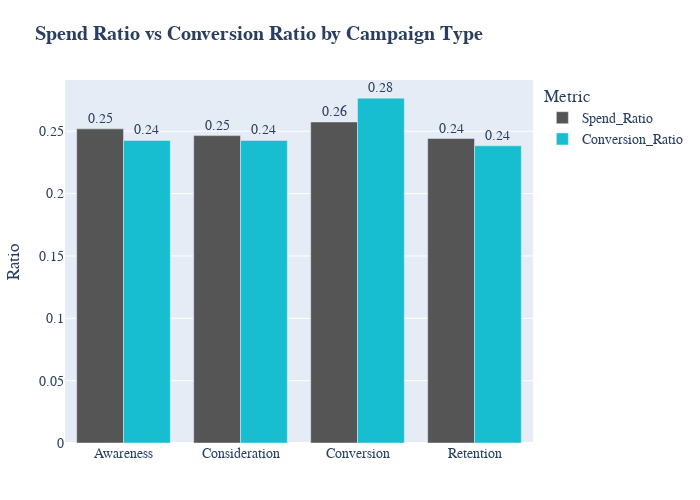

The notebook cell saved with this chart:
### Code cell
# Visualize the ratios in a bar chart
fig = px.bar(plot_df, x='campaigntype', y = 'Ratio', color = 'Metric', barmode = 'group',
             text = 'Ratio',
             title='<b>Spend Ratio vs Conversion Ratio by Campaign Type</b>',
            color_discrete_sequence=["#555555", "#17becf"])

fig.update_traces(texttemplate='%{text:.2f}', textposition='outside')
fig.update_layout(xaxis_title='', height=500, width = 700, font=dict(size=14, family="Arial"),
                  margin=dict(t=80, l=50, r=50, b=50))
 
pio.show(fig, filename='spend_ratio_conversion_ratio.html')

### Figure 1 — Plotly figure (JSON) as saved in the notebook; plotly's stock layout.template omitted (floating-point values rounded to 4 significant figures)
{"data": [{"alignmentgroup": "True", "hovertemplate": "Metric=Spend_Ratio<br>campaigntype=%{x}<br>Ratio=%{text}<extra></extra>", "legendgroup": "Spend_Ratio", "marker": {"color": "#555555", "pattern": {"shape": ""}}, "name": "Spend_Ratio", "offsetgroup": "Spend_Ratio", "orientation": "v", "showlegend": true, "text": [0.2519, 0.2465, 0.2575, 0.2442], "textposition": "outside", "texttemplate": "%{text:.2f}", "type": "bar", "x": ["Awareness", "Consideration", "Conversion", "Retention"], "xaxis": "x", "y": [0.2519, 0.2465, 0.2575, 0.2442], "yaxis": "y"}, {"alignmentgroup": "True", "hovertemplate": "Metric=Conversion_Ratio<br>campaigntype=%{x}<br>Ratio=%{text}<extra></extra>", "legendgroup": "Conversion_Ratio", "marker": {"color": "#17becf", "pattern": {"shape": ""}}, "name": "Conversion_Ratio", "offsetgroup": "Conversion_Ratio", "orientation": "v", "showlegend": true, "text": [0.2426, 0.2426, 0.2765, 0.2383], "textposition": "outside", "texttemplate": "%{text:.2f}", "type": "bar", "x": ["Awareness", "Consideration", "Conversion", "Retention"], "xaxis": "x", "y": [0.2426, 0.2426, 0.2765, 0.2383], "yaxis": "y"}], "layout": {"barmode": "group", "font": {"family": "Arial", "size": 14}, "height": 500, "legend": {"title": {"text": "Metric"}, "tracegroupgap": 0}, "margin": {"b": 50, "l": 50, "r": 50, "t": 80}, "title": {"text": "<b>Spend Ratio vs Conversion Ratio by Campaign Type</b>"}, "width": 700, "xaxis": {"anchor": "y", "autorange": true, "domain": [0, 1], "range": [-0.5, 3.5], "title": {"text": ""}, "type": "category"}, "yaxis": {"anchor": "x", "autorange": true, "domain": [0, 1], "range": [0, 0.2911], "title": {"text": "Ratio"}, "type": "linear"}}}
